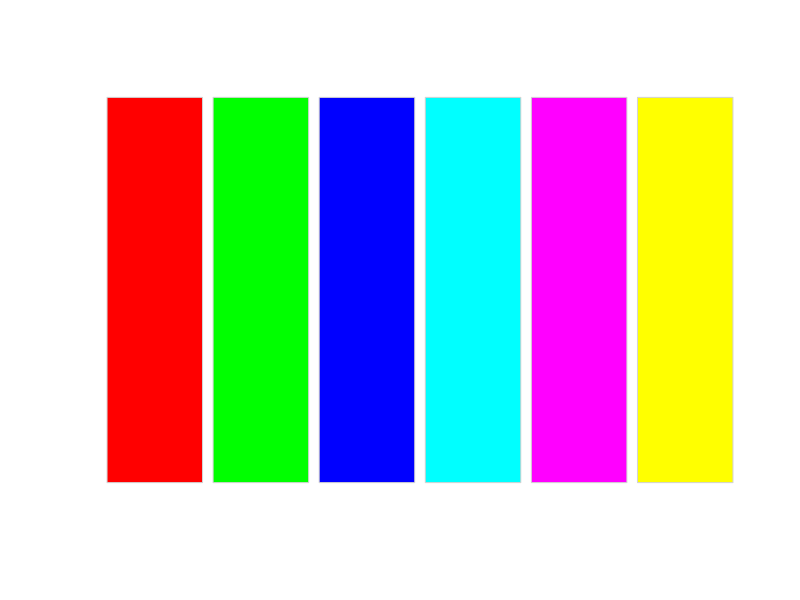
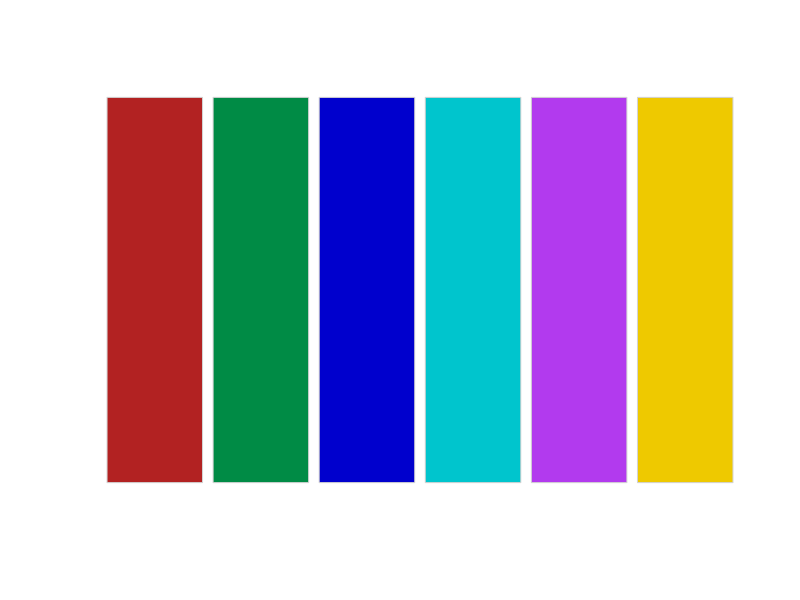

The R script that drew these images, in order: (Note: this script raises an error after producing the figures.)
## ---- chunk 1
colorspace::swatchplot(c("red", "green", "blue", "cyan", "magenta", "yellow"))
## ---- chunk 2
colorspace::swatchplot(c("firebrick", "springgreen4", "blue3", "turquoise3", "darkorchid2", "gold2"))
## ---- chunk 3
colorspace::qualitative_hcl(n = 4, palette = "Dark 2") %>% 
  colorspace::swatchplot()
## ---- chunk 4
colorspace::sequential_hcl(n = 7, palette = "Peach") %>% 
  colorspace::swatchplot()
## ---- chunk 5
colorspace::diverging_hcl(n = 7, palette = "Tropic") %>% 
  colorspace::swatchplot()
## ---- chunk 6
hcl_palettes(plot = TRUE)
## ---- chunk 7
library(tidyverse)
library(palmerpenguins)
library(colorspace)    
## ---- chunk 8
penguins %>% 
   ggplot(aes(bill_length_mm, fill = species)) +
   geom_density(alpha = 0.6)
## ---- chunk 9
penguins %>% 
   ggplot(aes(bill_length_mm, fill = species)) +
   geom_density(alpha = 0.6) +
   scale_fill_discrete_qualitative(palette = "cold")
## ---- chunk 10
penguins %>% 
   ggplot(aes(bill_length_mm, fill = species)) +
   geom_density(alpha = 0.6) +
   scale_fill_discrete_sequential(palette = "Peach")
## ---- chunk 11
penguins %>% 
   ggplot(aes(bill_length_mm, fill = species)) +
   geom_density(alpha = 0.6) +
   scale_fill_discrete_diverging(palette = "Tropic")
